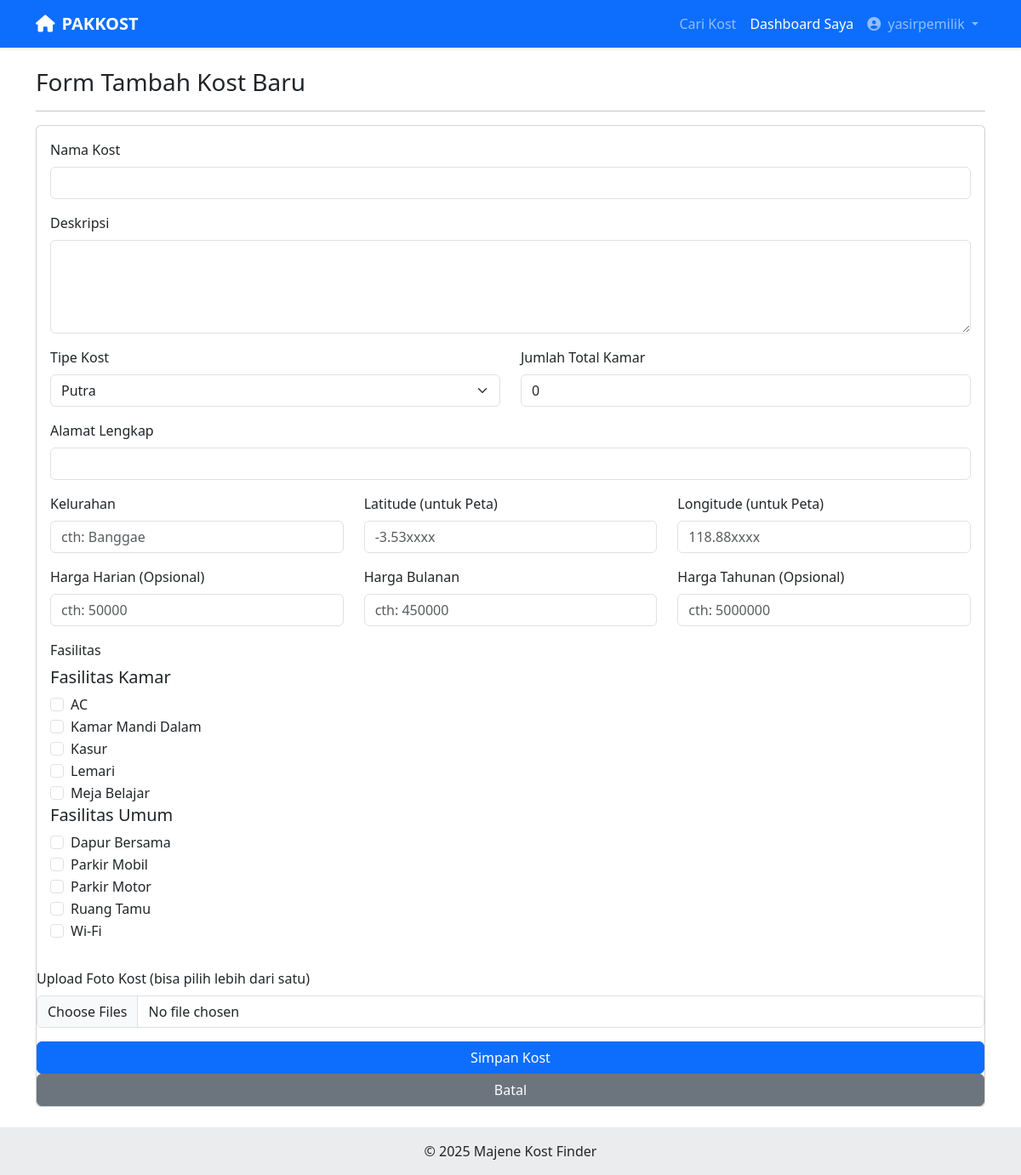
Screenshot of /pemilik/tambah_kost.php (signed in) with the database file from the repository.
### tables this page shows
CREATE TABLE `facilities` (
  `id` int NOT NULL,
  `nama_fasilitas` varchar(100) NOT NULL,
  `tipe_fasilitas` enum('kamar','umum') NOT NULL
);

### pemilik/tambah_kost.php (the view, shortened to what this page needs)
<?php
require_once '../config/database.php';
$facilities = $conn->query("SELECT * FROM facilities ORDER BY tipe_fasilitas, nama_fasilitas")->fetch_all(MYSQLI_ASSOC);
include '../includes/header.php';
?>
<h3>Form Tambah Kost Baru</h3>
<hr>
<div class="card">
    <div class="card-body">
        <form action="tambah_kost.php" method="POST" enctype="multipart/form-data">
            <div class="mb-3">
                <label class="form-label">Nama Kost</label>
                <input type="text" name="nama_kost" class="form-control" required>
            </div>
            <div class="mb-3">
                <label class="form-label">Deskripsi</label>
                <textarea name="deskripsi" class="form-control" rows="4"></textarea>
            </div>
             <div class="row">
                <div class="col-md-6 mb-3">
                    <label class="form-label">Tipe Kost</label>
                    <select name="tipe_kost" class="form-select" required>
                        <option value="putra">Putra</option>
                    </select>
                </div>
                <div class="col-md-6 mb-3">
                    <label class="form-label">Jumlah Total Kamar</label>
                    <input type="number" name="jumlah_total_kamar" class="form-control" value="0" required>
                </div>
            </div>
            <div class="mb-3">
                <label class="form-label">Alamat Lengkap</label>
                <input type="text" name="alamat" class="form-control" required>
            </div>
             <div class="row">
                <div class="col-md-4 mb-3">
                    <label class="form-label">Kelurahan</label>
                    <input type="text" name="kelurahan" class="form-control" placeholder="cth: Banggae" required>
                </div>
                <div class="col-md-4 mb-3">
                    <label class="form-label">Latitude (untuk Peta)</label>
                    <input type="text" name="latitude" class="form-control" placeholder="-3.53xxxx">
                </div>
                <div class="col-md-4 mb-3">
                    <label class="form-label">Longitude (untuk Peta)</label>
                    <input type="text" name="longitude" class="form-control" placeholder="118.88xxxx">
                </div>
            </div>
            <div class="row">
                <div class="col-md-4 mb-3">
                    <label class="form-label">Harga Harian (Opsional)</label>
                    <input type="number" name="harga_harian" class="form-control" placeholder="cth: 50000">
                </div>
                <div class="col-md-4 mb-3">
                    <label class="form-label">Harga Bulanan</label>
                    <input type="number" name="harga_bulanan" class="form-control" placeholder="cth: 450000" required>
                </div>
                 <div class="col-md-4 mb-3">
                    <label class="form-label">Harga Tahunan (Opsional)</label>
                    <input type="number" name="harga_tahunan" class="form-control" placeholder="cth: 5000000">
                </div>
            </div>
            <div class="mb-3">
                <label class="form-label">Fasilitas</label>
                <div class="row">
                    <?php
                    $current_type = '';
                    foreach($facilities as $facility):
                        if ($current_type != $facility['tipe_fasilitas']) {
                            $current_type = $facility['tipe_fasilitas'];
                            echo '</div><div class="col-md-6"><h5>Fasilitas '.ucfirst($current_type).'</h5>';
                        }
                    ?>
                    <div class="form-check">
                        <input class="form-check-input" type="checkbox" name="fasilitas[]" value="<?php echo $facility['id']; ?>" id="fac<?php echo $facility['id']; ?>">
                        <label class="form-check-label" for="fac<?php echo $facility['id']; ?>"><?php echo $facility['nama_fasilitas']; ?></label>
                    </div>
                    <?php endforeach; ?>
                    </div>
                </div>
            </div>
            <div class="mb-3">
                <label for="formFileMultiple" class="form-label">Upload Foto Kost (bisa pilih lebih dari satu)</label>
                <input class="form-control" type="file" name="gambar[]" id="formFileMultiple" multiple>
            </div>
            <button type="submit" class="btn btn-primary">Simpan Kost</button>
            <a href="index.php" class="btn btn-secondary">Batal</a>
    </div>
<?php include '../includes/footer.php'; ?>

### includes/header.php (shortened to what this page needs)
<?php
$current_page = basename($_SERVER['PHP_SELF']);
?>
<!DOCTYPE html>
<html lang="id">
<head>
    <link href="https://cdn.jsdelivr.net/npm/bootstrap@5.3.3/dist/css/bootstrap.min.css" rel="stylesheet">
    <link rel="stylesheet" href="https://cdnjs.cloudflare.com/ajax/libs/font-awesome/6.5.2/css/all.min.css">
    <link rel="stylesheet" href="/klp1/assets/css/style.css">
</head>
<body class="d-flex flex-column min-vh-100">
<nav class="navbar navbar-expand-lg navbar-dark bg-primary shadow-sm sticky-top">
    <div class="container">
        <a class="navbar-brand fw-bold" href="/klp1/index.php">
            <i class="fas fa-home me-2"></i>PAKKOST
        </a>
        <div class="collapse navbar-collapse" id="navbarNavDropdown">
            <ul class="navbar-nav ms-auto align-items-lg-center">
                <li class="nav-item">
                    <a class="nav-link <?php echo ($current_page == 'index.php') ? 'active' : ''; ?>" href="/klp1/index.php">Cari Kost</a>
                </li>
                <?php if (isset($_SESSION['user_id'])) : ?>
                    <?php
                    $dashboard_link = '';
                    $dashboard_folder = '';
                    if ($_SESSION['role'] == 'pemilik') {
                        $dashboard_link = '/klp1/pemilik/index.php';
                        $dashboard_folder = 'pemilik';
                    } elseif ($_SESSION['role'] == 'penyewa') {
                        $dashboard_link = '/klp1/penyewa/dashboard.php';
                        $dashboard_folder = 'penyewa';
                    } elseif ($_SESSION['role'] == 'admin') {
                        $dashboard_link = '/klp1/admin/index.php';
                        $dashboard_folder = 'admin';
                    }
                    $is_in_dashboard = (strpos($_SERVER['PHP_SELF'], "/$dashboard_folder/") !== false);
                    ?>
                    <li class="nav-item">
                        <a class="nav-link <?php echo $is_in_dashboard ? 'active' : ''; ?>" href="<?php echo $dashboard_link; ?>">Dashboard Saya</a>
                    </li>
                    <li class="nav-item dropdown">
                        <a class="nav-link dropdown-toggle" href="#" id="navbarDropdownMenuLink" role="button" data-bs-toggle="dropdown" aria-expanded="false">
                            <i class="fas fa-user-circle me-1"></i> <?php echo htmlspecialchars($_SESSION['username']); ?>
                        </a>
                    </li>
                <?php endif; ?>
            </ul>
        </div>
    </div>
</nav>
<main class="container my-4 flex-grow-1">

### includes/footer.php (shortened to what this page needs)
</main>
<footer class="bg-light text-center text-lg-start mt-auto">
  <div class="text-center p-3" style="background-color: rgba(0, 0, 0, 0.05);">
    © 2025 Majene Kost Finder
  </div>
</footer>
</body>
</html>

### rows the page displays
facilities: tipe_fasilitas "Kamar", nama_fasilitas "AC"
facilities: nama_fasilitas "Kamar Mandi Dalam"
facilities: nama_fasilitas "Kasur"
facilities: nama_fasilitas "Lemari"
facilities: nama_fasilitas "Meja Belajar"
facilities: tipe_fasilitas "Umum", nama_fasilitas "Dapur Bersama"
facilities: nama_fasilitas "Parkir Mobil"
facilities: nama_fasilitas "Parkir Motor"
facilities: nama_fasilitas "Ruang Tamu"
facilities: nama_fasilitas "Wi-Fi"

### other values shown
$_SESSION['username'] "yasirpemilik"
